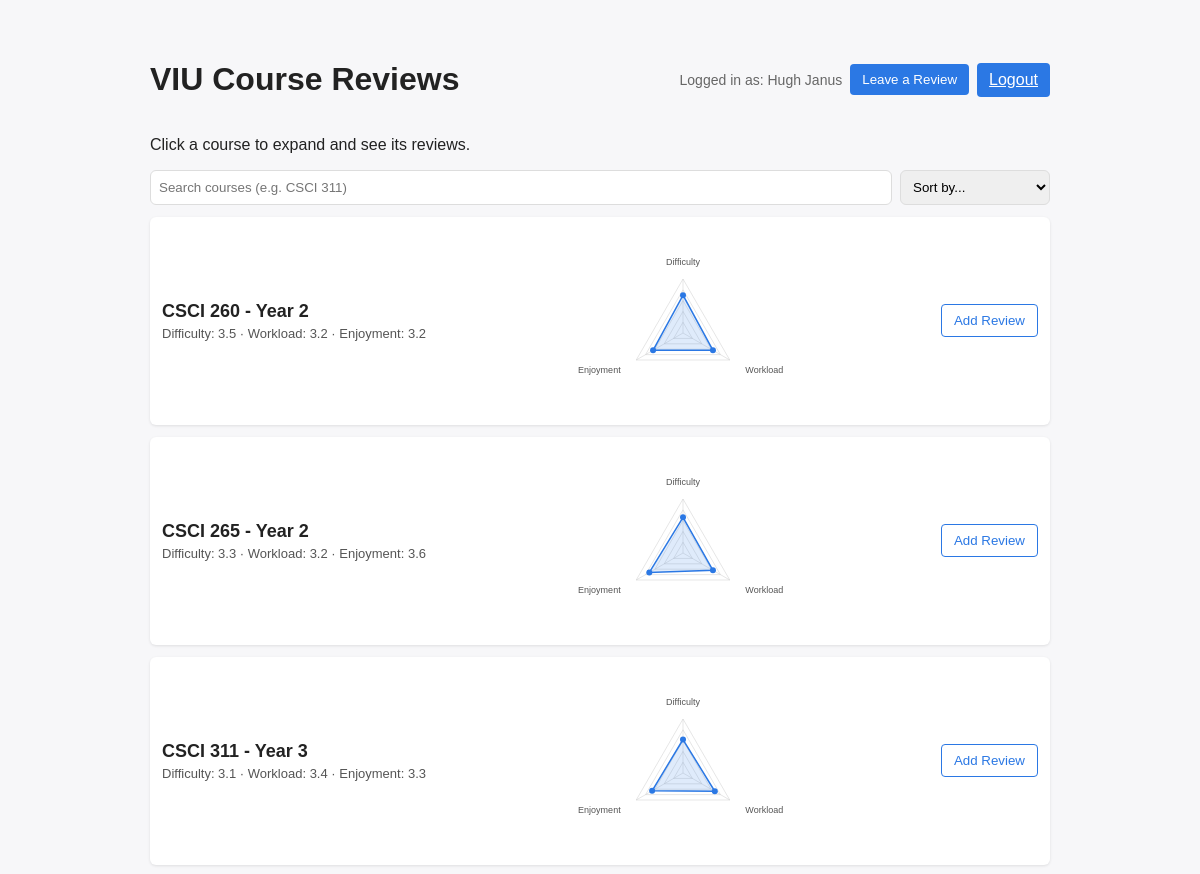
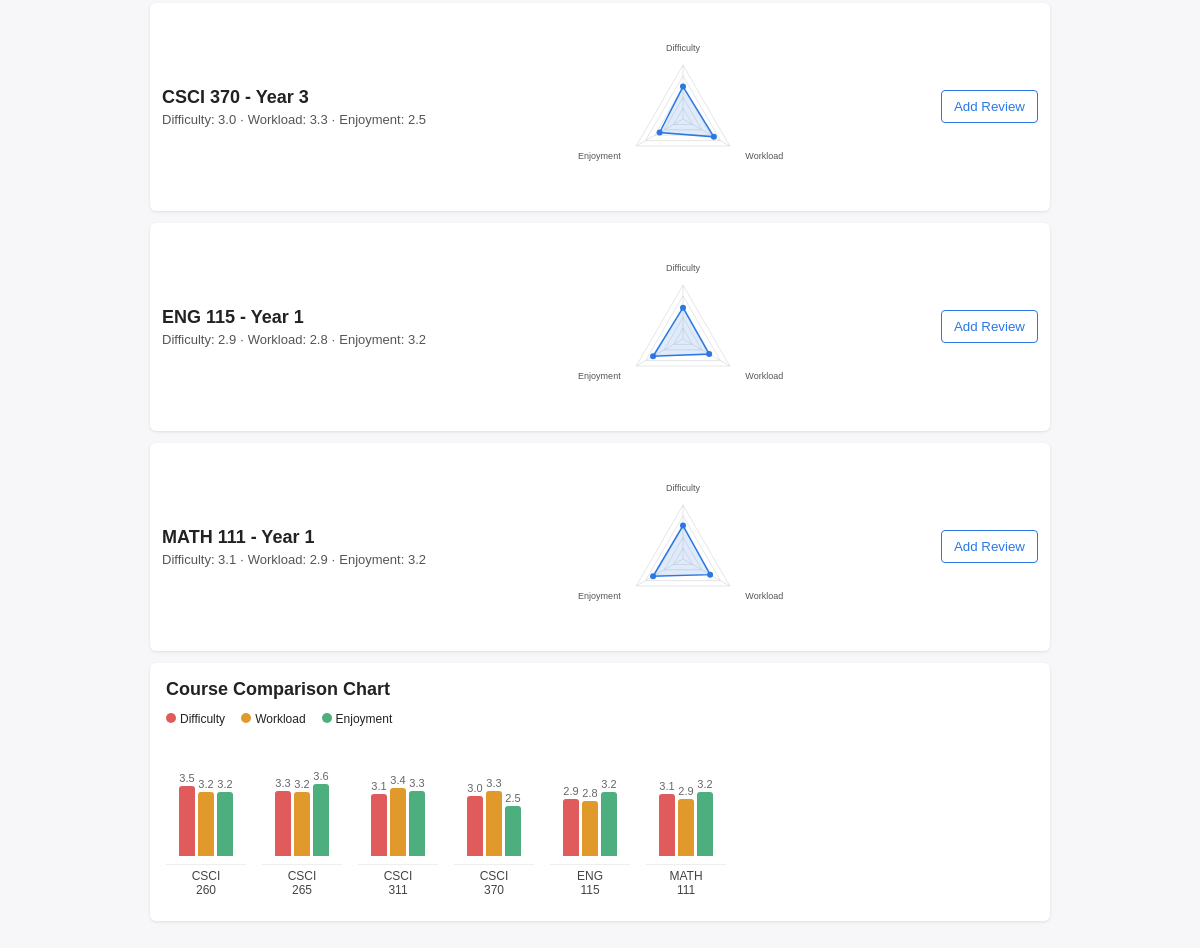
Page / (signed in) on the committed database (2 pictures, top to bottom).
### app.py (models this page shows, shortened)
class Users(UserMixin, db.Model):
    __tablename__ = 'user'
    id = db.Column(db.Integer, primary_key=True)
    username = db.Column(db.String(50), unique=True, nullable=False)
    password = db.Column(db.String(50), nullable=False)
    roles = db.relationship('Role', secondary=roles_users, backref='roled')

class CourseModel(db.Model):
    id = db.Column(db.Integer, primary_key=True)  # course number e.g. 311
    program = db.Column(db.String(32), nullable=False)  # e.g. CSCI
    courseYear = db.Column(db.Integer, nullable=False)
    reviews = db.relationship('ReviewModel', backref='course', cascade='all, delete-orphan', lazy=True)
    def average_ratings(self):
        if not self.reviews:
            return {'difficulty': None, 'workLoad': None, 'enjoyment': None}
        count = len(self.reviews)
        avg_d = sum(r.difficulty for r in self.reviews) / count
        avg_w = sum(r.workLoad for r in self.reviews) / count
        avg_e = sum(r.enjoyment for r in self.reviews) / count
        return {
            'difficulty': round(avg_d, 1),
            'workLoad': round(avg_w, 1),
            'enjoyment': round(avg_e, 1)
        }

### app.py (the view)
@app.route('/')
def home():
    courses = get_courses()
    return render_template('home.html', courses=courses)

### app.py (called while the page is built)
def get_courses():
    courses = {}
    for c in CourseModel.query.order_by(CourseModel.program, CourseModel.id).all():
        courses[c.id] = c
    return courses

@login_manager.user_loader
def loadUser(user_id):
    return Users.query.get(int(user_id))

### templates/home.html (shortened to what this page needs)
<!DOCTYPE html>
<html>
<head>
</head>
<body>
    <div class="container">
        <div class="header">
            <h1>VIU Course Reviews</h1>
            <div style="display: flex; gap: 8px; align-items: center;">
                {% if current_user.is_authenticated %}
                <span style="color: #666; font-size: 14px;">Logged in as: {{ current_user.username }}</span>
                <button class="btn" onclick="location.href='/createReview'">Leave a Review</button>
                <a class="btn" href="/logout">Logout</a>
                {% else %}
                <a class="btn" href="/login">Login</a>
                <a class="btn" href="/register">Register</a>
                {% endif %}
            </div>
        </div>
        <p>Click a course to expand and see its reviews.</p>
        <div style="margin: 12px 0; display: flex; gap: 8px;">
            <input id="course-search" placeholder="Search courses (e.g. CSCI 311)"
                   style="flex: 1; padding: 8px; border-radius: 6px; border: 1px solid #ddd;" />
            <select id="course-sort" style="padding: 8px; border-radius: 6px; border: 1px solid #ddd;">
                <option value="">Sort by...</option>
            </select>
        </div>
        <div id="course-list">
            {% for num, c in courses.items() %}
            {% set avg = c.average_ratings() %}
            <div class="card"
                 data-search="{{ c.program }} {{ c.id }}"
                 data-difficulty="{{ avg.difficulty if avg.difficulty is not none else '' }}"
                 data-workload="{{ avg.workLoad if avg.workLoad is not none else '' }}"
                 data-enjoyment="{{ avg.enjoyment if avg.enjoyment is not none else '' }}">
                <details>
                    <summary>
                        <div class="course-row">
                            <div>
                                <div class="course-title">{{ c.program }} {{ c.id }} - Year {{ c.courseYear }}</div>
                                <div style="font-size: 13px; color: #555; margin-top: 4px;">
                                    {% if avg.difficulty is not none %}
                                    Difficulty: {{ avg.difficulty }} · Workload: {{ avg.workLoad }} · Enjoyment: {{ avg.enjoyment }}
                                    {% else %}
                                    No ratings yet
                                    {% endif %}
                                </div>
                            </div>
                            <div class="triangle-chart"
                                 data-difficulty="{{ avg.difficulty if avg.difficulty is not none else 0 }}"
                                 data-workload="{{ avg.workLoad if avg.workLoad is not none else 0 }}"
                                 data-enjoyment="{{ avg.enjoyment if avg.enjoyment is not none else 0 }}">
                            </div>
                            {% if current_user.is_authenticated %}
                            <button class="btn outline" onclick="location.href='/createReview?course={{ c.id }}'; event.stopPropagation();">
                                Add Review
                            </button>
                            {% else %}
                            <button class="btn outline" onclick="location.href='/login'; event.stopPropagation();">
                                Login to leave a review
                            </button>
                            {% endif %}
                        </div>
                    </summary>
                </details>
            </div>
            {% endfor %}
        </div>
        <div class="chart-card">
            <details open>
                <summary style="list-style: none; font-size: 18px; font-weight: 600;">
                    Course Comparison Chart
                </summary>
                <div style="margin-top: 12px;">
                    <div class="chart-legend">
                        <span><span class="legend-dot" style="background:#e05c5c;"></span>Difficulty</span>
                        <span><span class="legend-dot" style="background:#e09a2b;"></span>Workload</span>
                        <span><span class="legend-dot" style="background:#4caf7d;"></span>Enjoyment</span>
                    </div>
                    {% set has_any = namespace(value=false) %}
                    {% for num, c in courses.items() %}
                    {% set avg = c.average_ratings() %}
                    {% if avg.difficulty is not none %}{% set has_any.value = true %}{% endif %}
                    {% endfor %}
                    {% if has_any.value %}
                    <div class="chart-body">
                        {% for num, c in courses.items() %}
                        {% set avg = c.average_ratings() %}
                        {% if avg.difficulty is not none %}
                        <div class="chart-course">
                            <div class="chart-bars-group">
                                <div class="bar-col">
                                    <span class="bar-val">{{ avg.difficulty }}</span>
                                    <div class="bar-fill bar-difficulty" data-h="{{ (avg.difficulty / 5 * 100)|int }}"></div>
                                </div>
                                <div class="bar-col">
                                    <span class="bar-val">{{ avg.workLoad }}</span>
                                    <div class="bar-fill bar-workload" data-h="{{ (avg.workLoad / 5 * 100)|int }}"></div>
                                </div>
                                <div class="bar-col">
                                    <span class="bar-val">{{ avg.enjoyment }}</span>
                                    <div class="bar-fill bar-enjoyment" data-h="{{ (avg.enjoyment / 5 * 100)|int }}"></div>
                                </div>
                            </div>
                            <div class="chart-course-label">{{ c.program }}<br>{{ c.id }}</div>
                        </div>
                        {% endif %}
                        {% endfor %}
                    </div>
                    {% else %}
                    <p style="color: #999; font-size: 14px;">No ratings yet</p>
                    {% endif %}
                </div>
            </details>
        </div>
    </div>
</body>
</html>

### templates/home.html (style rules this page uses)
body { font-family: Arial, sans-serif; background: #f7f7f9; color: #222; }
.container { max-width: 900px; margin: 24px auto; padding: 16px; }
.header { display: flex; justify-content: space-between; align-items: center; }
.card { background: white; border-radius: 6px; box-shadow: 0 1px 3px rgba(0,0,0,0.1); margin: 12px 0; padding: 12px; }
.course-row { display: flex; justify-content: space-between; align-items: center; }
.course-title { font-size: 18px; font-weight: 600; }
.btn { background: #2b78e4; color: white; border: none; padding: 8px 12px; border-radius: 4px; cursor: pointer; }
.btn.outline { background: white; color: #2b78e4; border: 1px solid #2b78e4; }
details summary { cursor: pointer; list-style: none; }
.chart-card { background: white; border-radius: 6px; box-shadow: 0 1px 3px rgba(0,0,0,0.1); padding: 16px; margin: 12px 0; }
.chart-legend { display: flex; gap: 16px; font-size: 12px; margin-bottom: 10px; }
.legend-dot { width: 10px; height: 10px; border-radius: 50%; display: inline-block; margin-right: 4px; }
.chart-body { display: flex; align-items: flex-end; gap: 16px; overflow-x: auto; padding-bottom: 8px; }
.chart-course { display: flex; flex-direction: column; align-items: center; gap: 4px; min-width: 80px; }
.chart-bars-group { display: flex; align-items: flex-end; gap: 3px; height: 120px; }
.bar-col { display: flex; flex-direction: column; justify-content: flex-end; align-items: center; gap: 2px; }
.bar-fill { width: 16px; border-radius: 3px 3px 0 0; }
.bar-difficulty { background: #e05c5c; }
.bar-workload { background: #e09a2b; }
.bar-enjoyment { background: #4caf7d; }
.bar-val { font-size: 11px; color: #666; }
.chart-course-label { font-size: 12px; text-align: center; color: #444; margin-top: 4px; border-top: 1px solid #eee; padding-top: 4px; width: 100%; }

### rows in the picture
Users: username "Hugh Janus"
CourseModel: program "CSCI", id "260", courseYear "2", difficulty "3.5", workLoad "3.2", enjoyment "3.2"
CourseModel: program "CSCI", id "265", courseYear "2", difficulty "3.3", workLoad "3.2", enjoyment "3.6"
CourseModel: program "CSCI", id "311", courseYear "3", difficulty "3.1", workLoad "3.4", enjoyment "3.3"
CourseModel: program "CSCI", id "370", courseYear "3", difficulty "3.0", workLoad "3.3", enjoyment "2.5"
CourseModel: program "ENG", id "115", courseYear "1", difficulty "2.9", workLoad "2.8", enjoyment "3.2"
CourseModel: program "MATH", id "111", courseYear "1", difficulty "3.1", workLoad "2.9", enjoyment "3.2"
